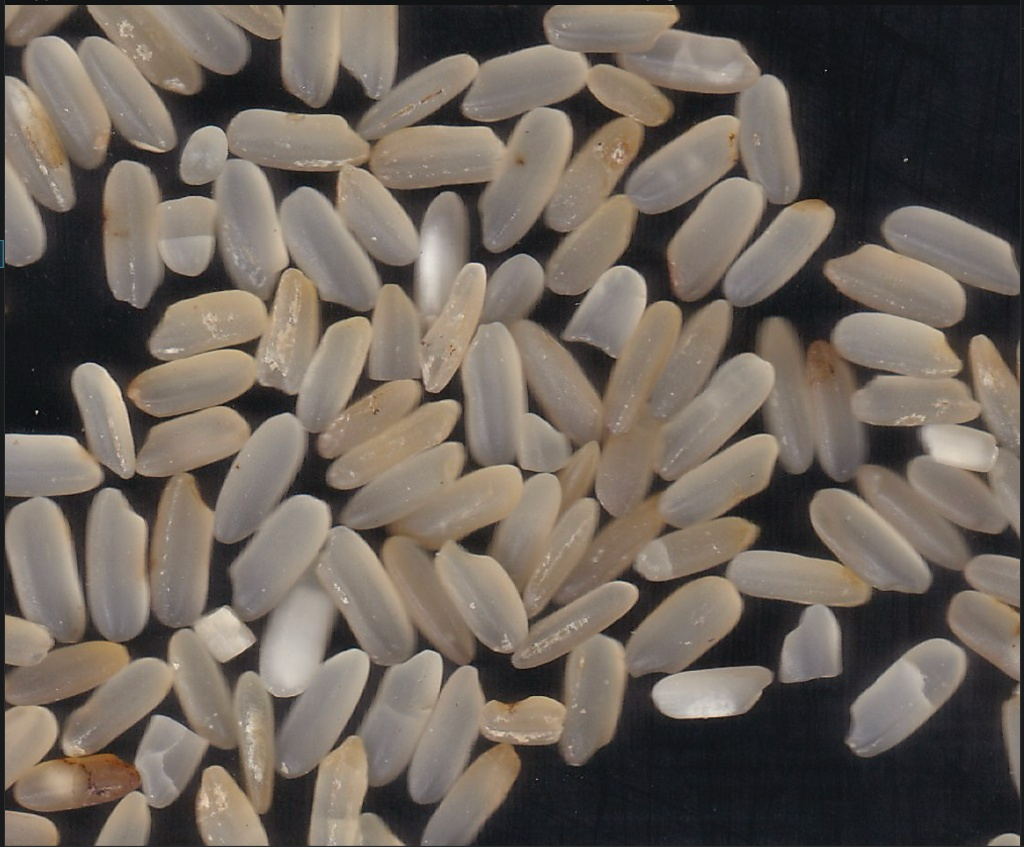
#> input picture InputImage.jpg, 1024 x 847 px
$ jupyter execute Intaligen_Task.ipynb   (shell and % lines are left out)
#> lines starting #> are read from the running program, lines starting #| are printed output that depends on the picture; after the words box and inside, x2 and y2 are one past the last pixel; in counts of white or black regions, pixels touching at a corner belong together
<a href="https://colab.research.google.com/github/Raman676/Intaligen_Task/blob/main/Intaligen_Task.ipynb" target="_parent"></a>

# **Intaligen Task**
 ~ Raman Dubey

The Task requires us to color the given image of several rice grains and detect edges of these grains for sucessful coloring and provide it on a black background
Using CNNs for the task requires training with some images, so we can use basic CV tools or pre trained models

  Description of the Task

Input

Scanned image of rice grains on light background
Resolution: ~1024×847 pixels
RGB color format

Output

Segmented image with each grain colored distinctly
Black background (no grains)
Instance-level separation of touching grains

  I have used 2 different pipelines

*   Classical Pipeline for more creative and engineered approach
*   Using pretrained semantic models for high accuracy output

**IMPORTANT**

---

Please upload the InputImage.jpg to the cloud environment before running the cells

---

# Using CV tools (Classical pipeline)

  This approach implements a classical computer vision pipeline for rice grain instance segmentation using OpenCV. The approach combines preprocessing, Otsu thresholding, distance transform, and watershed segmentation to separate individual grains from the scanned image. Post-processing operations such as erosion and Gaussian smoothing are applied to improve boundary quality and generate a clean colorized output similar to the provided reference image.

[cell 1]
import cv2
import numpy as np

class RiceSegmentationPipeline:
    """
    A classical computer vision pipeline for instance segmentation of rice grains.
    Focuses on Watershed segmentation and post-process edge smoothing.
    """

    def __init__(self, input_path, output_path):
        self.input_path = input_path
        self.output_path = output_path
        self.image = None

    def load_image(self):
        print("image loaded")
        self.image = cv2.imread(self.input_path)
#> self.image is the input picture: shape (847, 1024, 3); mean B, G, R 90.2, 98.9, 108.4
        if self.image is None:
            raise ValueError(f"Check the input path")
        return self.image

    def preprocess_and_threshold(self):
        print("Preprocessing")
        gray = cv2.cvtColor(self.image, cv2.COLOR_BGR2GRAY)

        # CLAHE for handling uneven scanner lighting
        clahe = cv2.createCLAHE(clipLimit=2.0, tileGridSize=(8,8))
        enhanced = clahe.apply(gray)
        blurred = cv2.GaussianBlur(enhanced, (5, 5), 0)

        # Otsu's Thresholding
        _, binary = cv2.threshold(blurred, 0, 255, cv2.THRESH_BINARY + cv2.THRESH_OTSU)
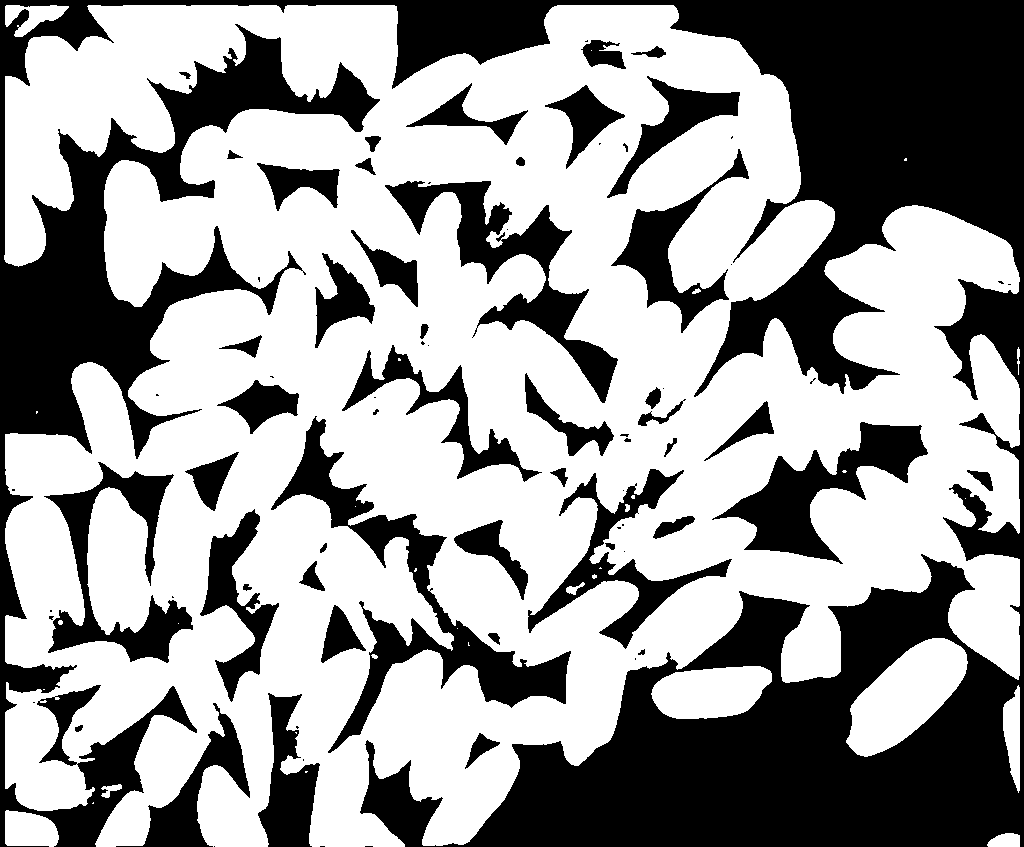
#> binary: shape (847, 1024); 60.4% white; 81 black regions (32 under 20 px), largest, box (x1, y1, x2, y2) and area: (0, 0, 1024, 847) 237856, (271, 416, 571, 753) 15635, (385, 181, 618, 403) 11323

        # Clean up noise
        kernel = np.ones((3,3), np.uint8)
        opened = cv2.morphologyEx(binary, cv2.MORPH_OPEN, kernel, iterations=2)
#> opened: shape (847, 1024); 60.2% white; 64 black regions (17 under 20 px), largest, box (x1, y1, x2, y2) and area: (0, 0, 1024, 847) 238695, (271, 416, 571, 753) 15823, (385, 181, 618, 403) 11558
        return opened

    def generate_watershed_markers(self, binary_mask):
        print("applying distance transform")
        kernel = np.ones((3,3), np.uint8)
        sure_bg = cv2.dilate(binary_mask, kernel, iterations=3)
#> sure_bg: shape (847, 1024); 69.8% white; 81 black regions (24 under 20 px), largest, box (x1, y1, x2, y2) and area: (0, 0, 1024, 847) 193055, (730, 426, 923, 557) 7295, (393, 184, 564, 272) 4334

        # Distance transform to find grain centers
        dist_transform = cv2.distanceTransform(binary_mask, cv2.DIST_L2, 5)

        # 0.3 multiplier: High enough to separate most clumps, low enough to not delete grains
        _, sure_fg = cv2.threshold(dist_transform, 0.3 * dist_transform.max(), 255, 0)
#> sure_fg: shape (847, 1024) float32; 24.7% white; 56 white regions (6 under 20 px), largest, box (x1, y1, x2, y2) and area: (681, 218, 1006, 597) 31736, (377, 67, 717, 421) 18402, (376, 594, 625, 833) 14613
        sure_fg = np.uint8(sure_fg)

        unknown = cv2.subtract(sure_bg, sure_fg)
#> unknown: shape (847, 1024); 45.1% white; 4 white regions, box (x1, y1, x2, y2) and area: (1, 2, 1023, 847) 388736, (1000, 687, 1023, 788) 1883, (985, 830, 1023, 847) 571, (484, 229, 502, 250) 322

        _, markers = cv2.connectedComponents(sure_fg)
#> markers: shape (847, 1024) int32; 57 distinct labels, from 0 to 56
        markers = markers + 1
#> markers: shape (847, 1024) int32; 57 distinct labels, from 1 to 57
        markers[unknown == 255] = 0
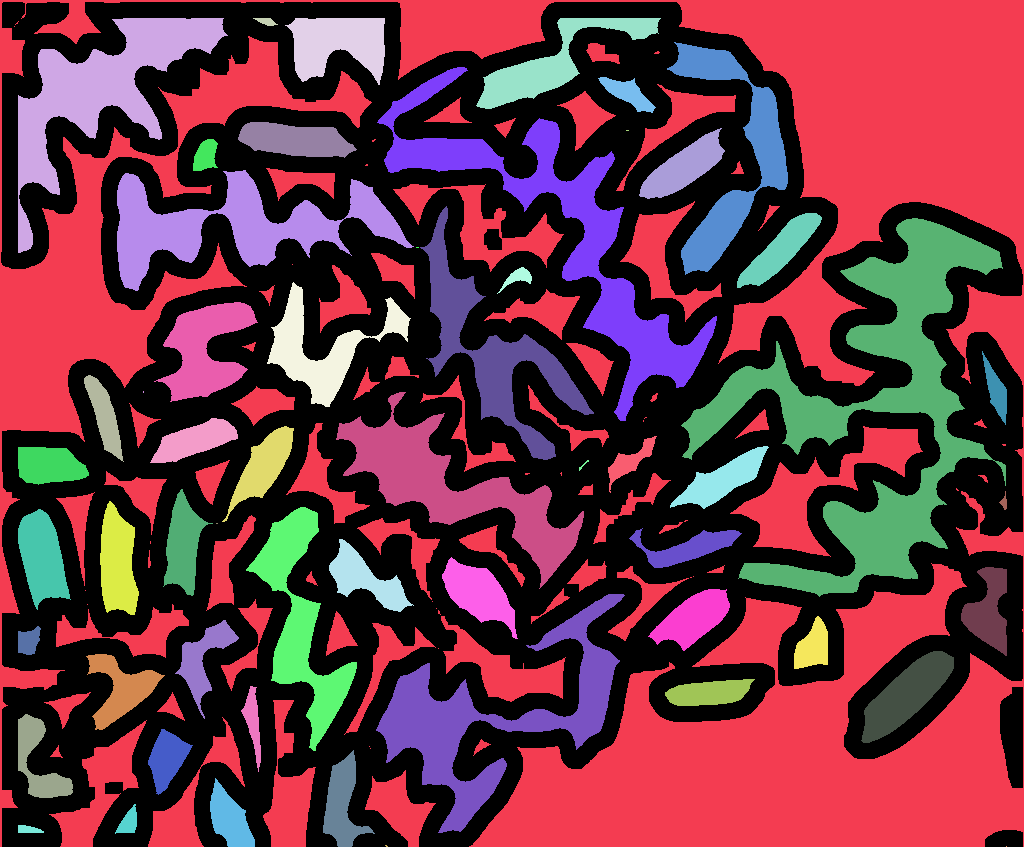
#> markers: shape (847, 1024) int32; 58 distinct labels, from 0 to 57; one colour per label, 0 black

        return markers

    def segment_and_stylize(self, markers):
        print("Applying Watershed")
        markers = cv2.watershed(self.image, markers)
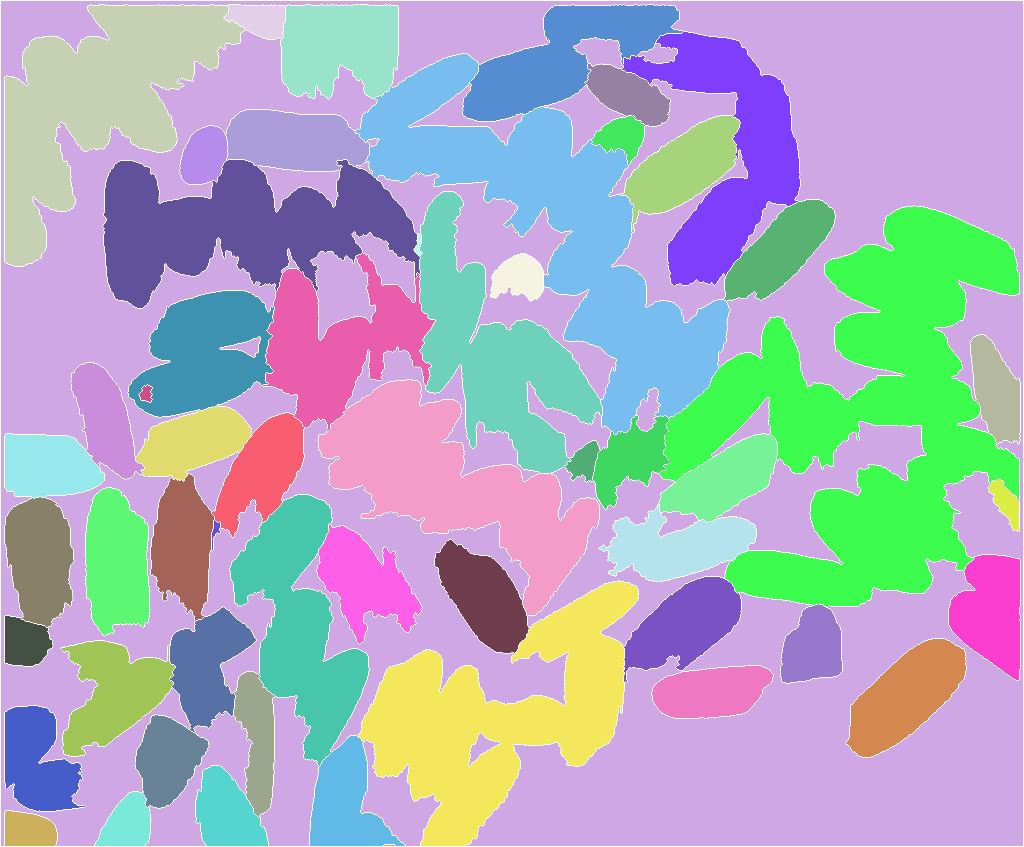
#> markers: shape (847, 1024) int32; 57 distinct labels, from -1 to 56; one colour per label, 0 black, -1 white

        output_canvas = np.zeros_like(self.image)
        unique_labels = np.unique(markers)
#> unique_labels = 57 values from -1 to 56
        np.random.seed(42) # For reproducible colors

        # Elliptical kernel for smooth shrinking
        shrink_kernel = cv2.getStructuringElement(cv2.MORPH_ELLIPSE, (3, 3))

        for label in unique_labels:
            if label == -1 or label == 1:
                continue # Skip boundaries and background

            # Isolate the grain
            mask = np.uint8(markers == label) * 255

            # Filter microscopic noise
            if cv2.countNonZero(mask) < 25:
                continue

            # Stylization: Erode slightly to separate touching borders, then smooth
            mask = cv2.erode(mask, shrink_kernel, iterations=1)
            mask = cv2.GaussianBlur(mask, (5, 5), 0)
            _, final_mask = cv2.threshold(mask, 127, 255, cv2.THRESH_BINARY)

            if cv2.countNonZero(final_mask) == 0:
                continue

            # Apply vibrant random color
            color = np.random.randint(50, 255, size=3).tolist()
            output_canvas[final_mask == 255] = color
#> this loop made 57 passes
#> color on passes 3 to 14: [152, 229, 142], [64, 156, 121], [238, 70, 152], [171, 124, 252], [137, 166, 149], [153, 201, 180], [199, 102, 51], [137, 207, 87], [179, 241, 237], [70, 210, 253], [107, 71, 138], [98, 108, 219]
#> label on pass 1: -1
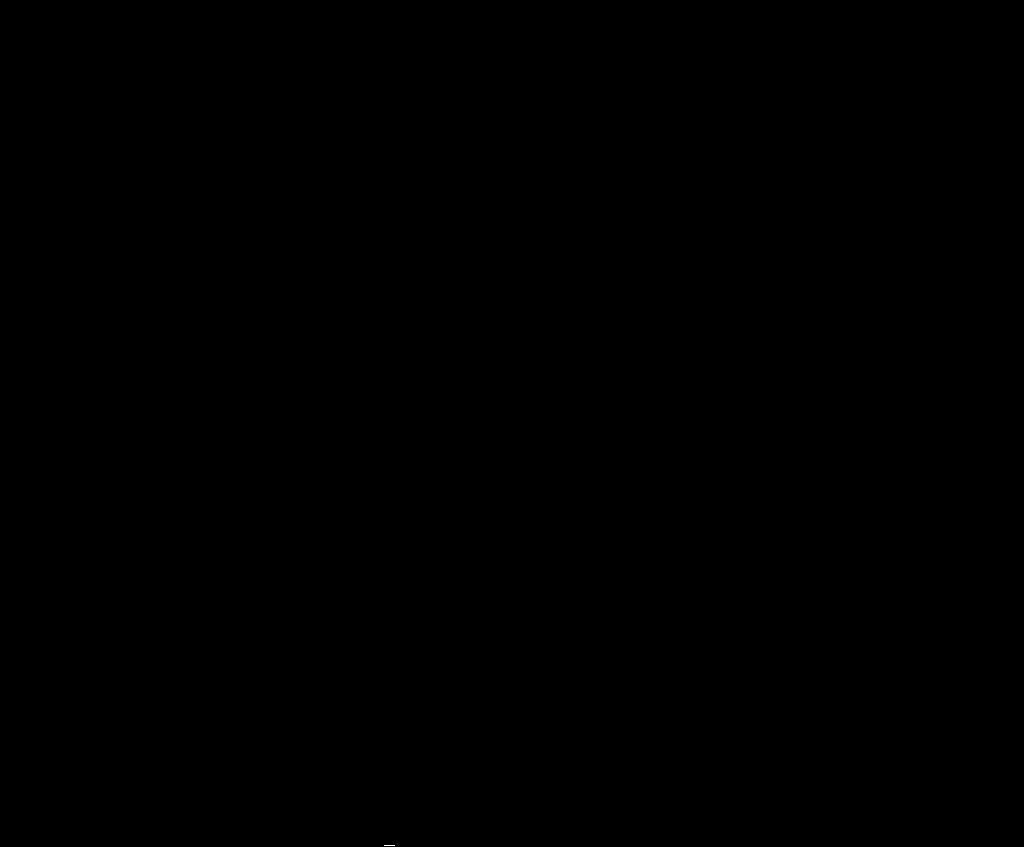
#> mask: shape (847, 1024); 0% white in thin lines or dots, all inside (x1, y1, x2, y2) = (384, 845, 395, 846)
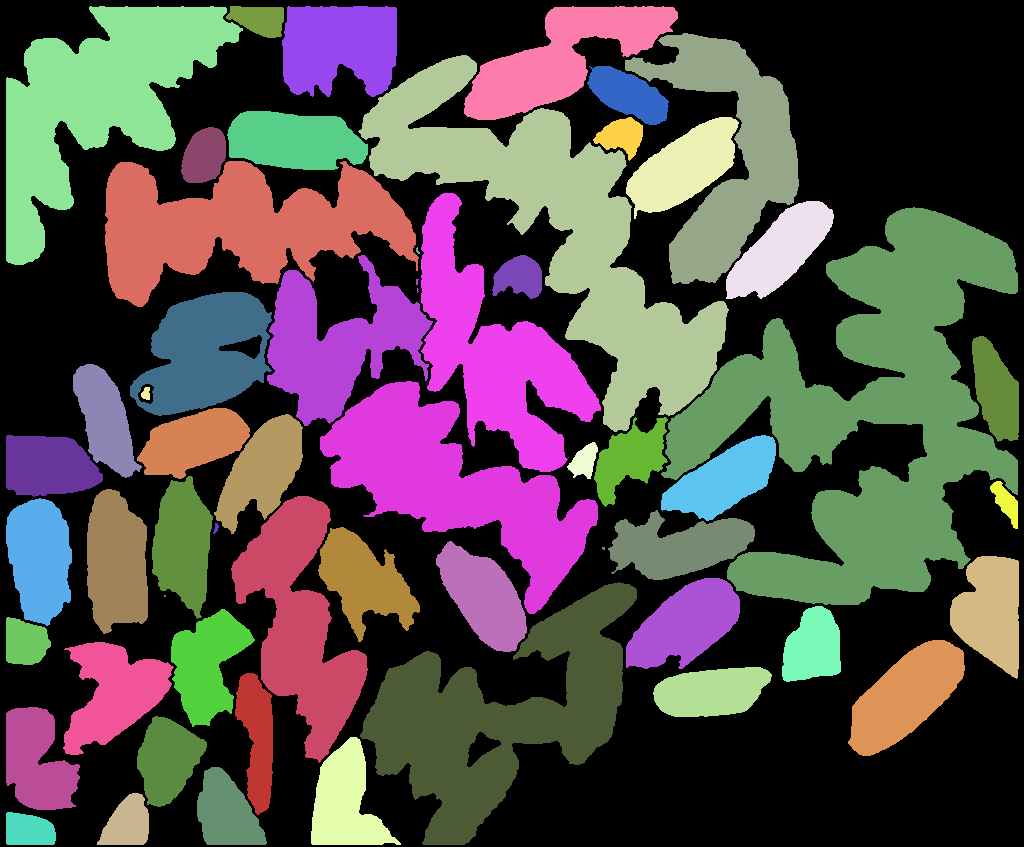
#> output_canvas: shape (847, 1024, 3); mean of channels 0, 1, 2 75.8, 76.1, 86.5; drawn as B, G, R

        return output_canvas

    def run(self):
        print("Starting Pipeline")
        self.load_image()
        binary_mask = self.preprocess_and_threshold()
        markers = self.generate_watershed_markers(binary_mask)
        final_output = self.segment_and_stylize(markers)

        cv2.imwrite(self.output_path, final_output)
        print(f"Image saved to {self.output_path}")

if __name__ == "__main__":
    pipeline = RiceSegmentationPipeline("InputImage.jpg", "Final_version_Output.jpeg")
    pipeline.run()

# AI Approach

  This approach implements an AI-based rice grain instance segmentation pipeline using the pretrained FastSAM model from Ultralytics. The model detects individual rice grain instances from the scanned image, after which post-processing techniques such as erosion, Gaussian smoothing, and mask refinement are applied to generate clean segmented outputs with stylized colorization similar to the provided reference image.

[cell 2]
import cv2
import numpy as np
import random
from ultralytics import FastSAM
# we are using the pretrained model
def segment_with_ai(input_path, output_path):
    print("model loaded")
    # This will automatically download the pre-trained weights
    model = FastSAM('FastSAM-s.pt')

    img = cv2.imread(input_path)
    if img is None:
        raise ValueError("recheck image path")

    # Run the model.
    results = model(input_path, device='cpu', retina_masks=True, conf=0.25, iou=0.8)

    # Create the black canvas on which the grains will be
    output_canvas = np.zeros_like(img)
    random.seed(42)

    # Extract the masks generated by the AI
    if results[0].masks is not None:
        masks = results[0].masks.data.cpu().numpy()
        print(f" AI detected {len(masks)} distinct instances.")

        # Elliptical kernel to stylize and smooth the edges exactly like the reference
        shrink_kernel = cv2.getStructuringElement(cv2.MORPH_ELLIPSE, (3, 3))

        for mask in masks:
            # Resize the mask to match the original image dimensions perfectly
            mask_resized = cv2.resize(mask, (img.shape[1], img.shape[0]), interpolation=cv2.INTER_NEAREST)

            # Convert to uint8 (0 to 255)
            mask_uint8 = (mask_resized * 255).astype(np.uint8)

            # Filter microscopic AI hallucinations
            if cv2.countNonZero(mask_uint8) < 50:
                continue

            # Stylize the mask to get that smooth look
            eroded = cv2.erode(mask_uint8, shrink_kernel, iterations=1)
            smoothed = cv2.GaussianBlur(eroded, (7, 7), 0)
            _, final_mask = cv2.threshold(smoothed, 127, 255, cv2.THRESH_BINARY)

            # Apply vibrant colors
            color = [random.randint(50, 255) for _ in range(3)]
            output_canvas[final_mask == 255] = color

    cv2.imwrite(output_path, output_canvas)
    print(f" AI Segmentation saved to {output_path}")

if __name__ == "__main__":
    segment_with_ai("InputImage.jpg", "OutputImage_AI.jpeg")
#> (the call stopped at in segment_with_ai, `model = FastSAM('FastSAM-s.pt')`: ultralytics is not available in this run)
